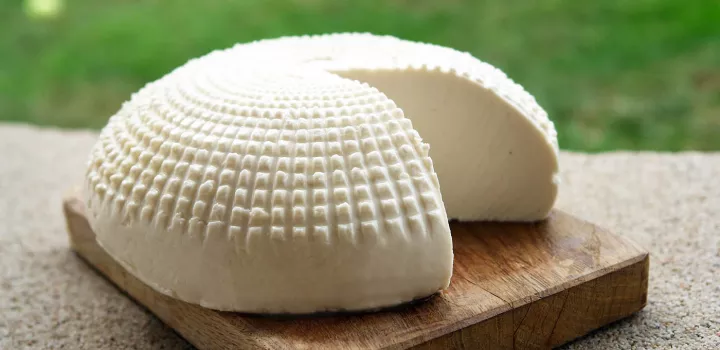
#> input picture Cheese_pics/Cheese09.png, 720 x 350 px, found by its file name
$ python ImageTrasformations.py
#> lines starting #> are read from the running program, lines starting #| are printed output that depends on the picture
from PIL import Image
from PIL import ImageShow
from os import mkdir, getcwd


img_file = "Cheese09.png"

def get_rotations(img, file_name, file_count):
    img_1 = img.rotate(90, expand=True)
    img_1.save(f"{getcwd()}\{file_name}\{file_name}_{file_count}.png")
    img_2 = img.rotate(180, expand=True)
    img_2.save(f"{getcwd()}\{file_name}\{file_name}_{file_count + 1}.png")
    img_3 = img.rotate(270, expand=True)
    img_3.save(f"{getcwd()}\{file_name}\{file_name}_{file_count + 2}.png")

def transform_image(img_file):
#> called with img_file = 'Cheese09.png'
    with Image.open(img_file) as img:
#> img is the input picture: PIL image 720x350 RGB; mean R, G, B 147.9, 148.3, 116.5
        file_count = 1
        file_name = img_file.split('.')[0]

        try:
            mkdir(f"{getcwd()}\{file_name}")
        except:
            pass
        img.save(f"{getcwd()}\{file_name}\{img_file}")
        get_rotations(img, file_name, file_count)
#> in get_rotations, `img_1 = img.rotate(90, expand=True)`:
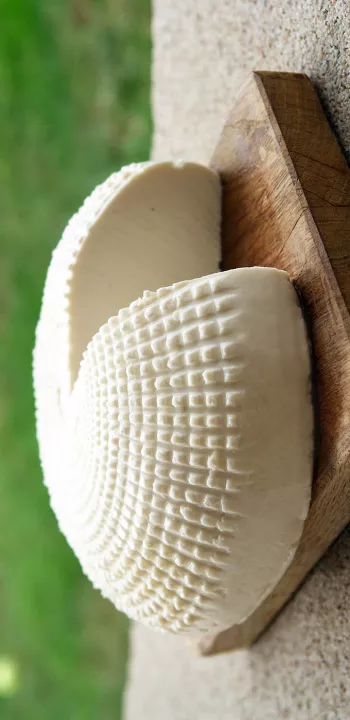
#> img_1: PIL image 350x720 RGB; mean R, G, B 147.9, 148.3, 116.5
#> in get_rotations, `img_2 = img.rotate(180, expand=True)`:
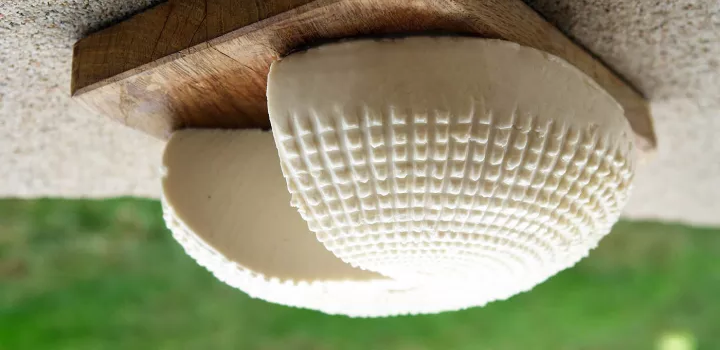
#> img_2: PIL image 720x350 RGB; mean R, G, B 147.9, 148.3, 116.5
#> in get_rotations, `img_3 = img.rotate(270, expand=True)`:
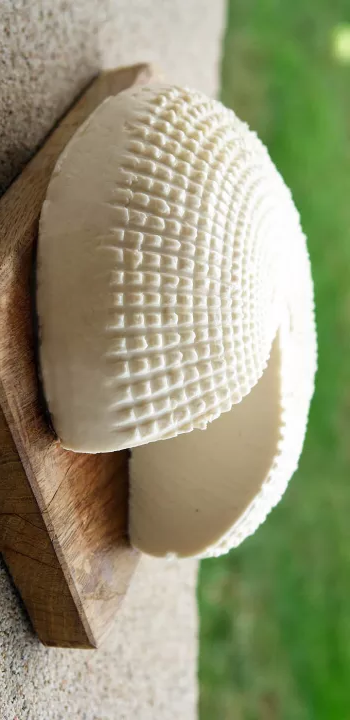
#> img_3: PIL image 350x720 RGB; mean R, G, B 147.9, 148.3, 116.5
        file_count += 3

        flipped_lr_img = img.transpose(0)
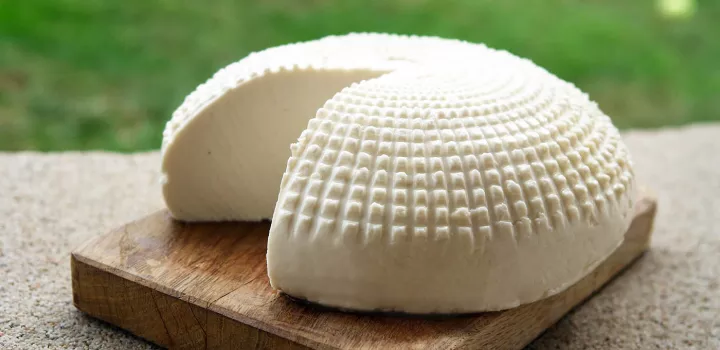
#> flipped_lr_img: PIL image 720x350 RGB; mean R, G, B 147.9, 148.3, 116.5
        flipped_lr_img.save(f"{getcwd()}\{file_name}\{file_name}_{file_count}.png")
        file_count += 1

        get_rotations(flipped_lr_img, file_name, file_count)
#> call 2 of get_rotations, with file_name = 'Cheese09', file_count = 5
#> in get_rotations (call 2), `img_1 = img.rotate(90, expand=True)`:
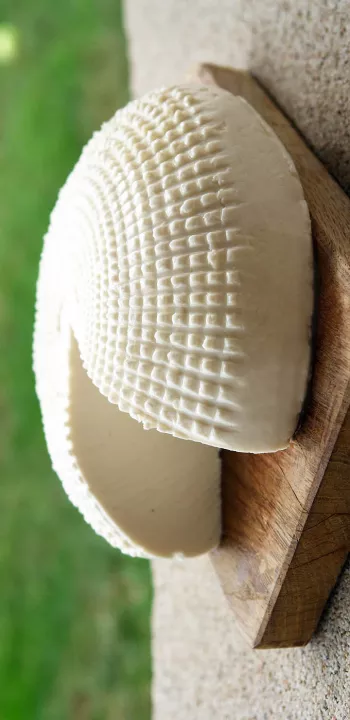
#> img_1: PIL image 350x720 RGB; mean R, G, B 147.9, 148.3, 116.5
#> in get_rotations (call 2), `img_2 = img.rotate(180, expand=True)`:
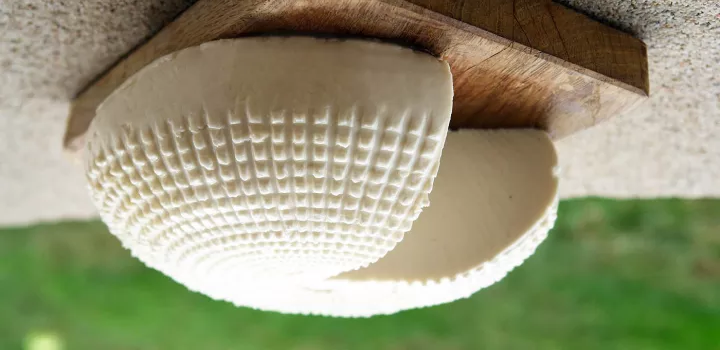
#> img_2: PIL image 720x350 RGB; mean R, G, B 147.9, 148.3, 116.5
#> in get_rotations (call 2), `img_3 = img.rotate(270, expand=True)`:
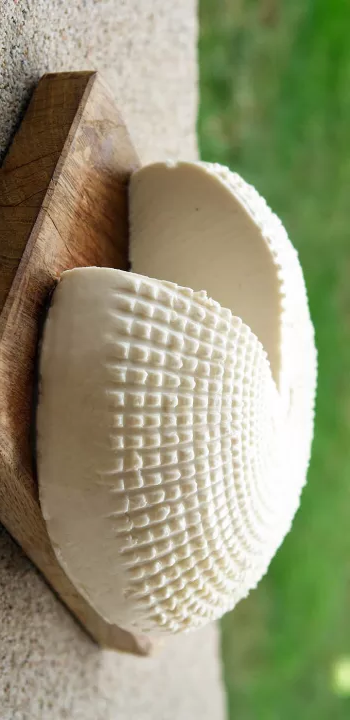
#> img_3: PIL image 350x720 RGB; mean R, G, B 147.9, 148.3, 116.5
        file_count +=3


transform_image(img_file)

$ run again, with Cheese_pics/Cheese01.png copied over Cheese_pics/Cheese09.png
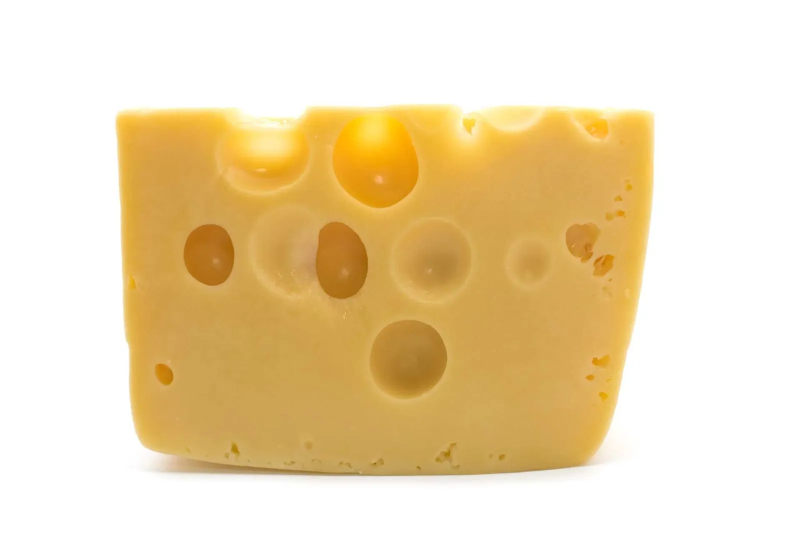
#> input picture Cheese_pics/Cheese01.png, 1600 x 1067 px, found by its file name (shown at 1/2 size)
#> in transform_image, img is the input picture: PIL image 1600x1067 RGB; mean R, G, B 237.8, 217.3, 178
#> in get_rotations (call 2), `img_1 = img.rotate(90, expand=True)`:
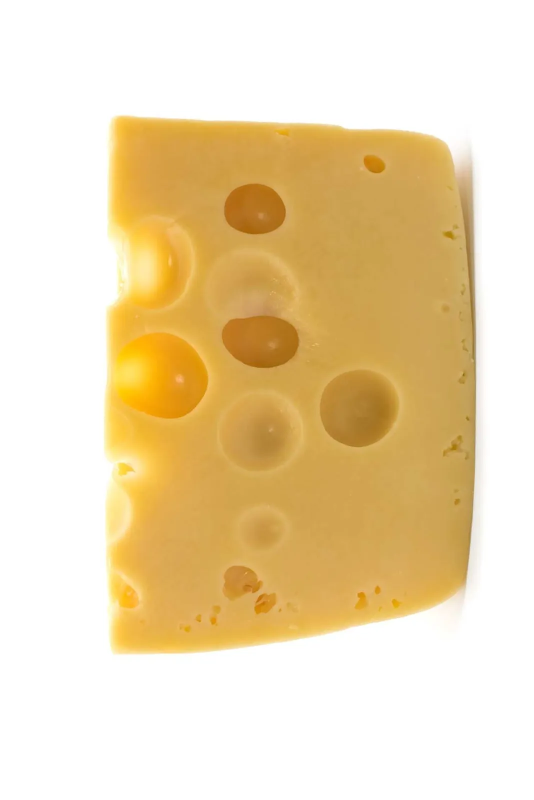
#> img_1: PIL image 1067x1600 RGB (shown at 1/2 size); mean R, G, B 237.8, 217.3, 178
#> in get_rotations (call 2), `img_3 = img.rotate(270, expand=True)`:
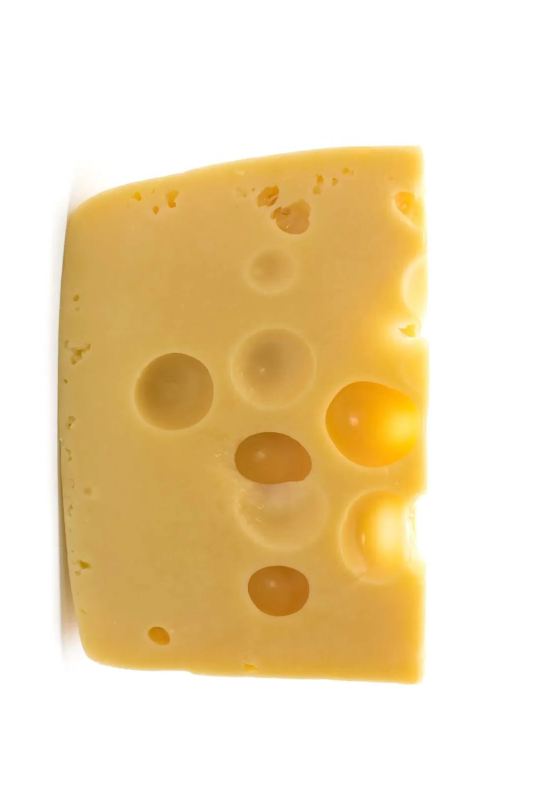
#> img_3: PIL image 1067x1600 RGB (shown at 1/2 size); mean R, G, B 237.8, 217.3, 178

$ run again, with Cheese_pics/Cheese02.png copied over Cheese_pics/Cheese09.png
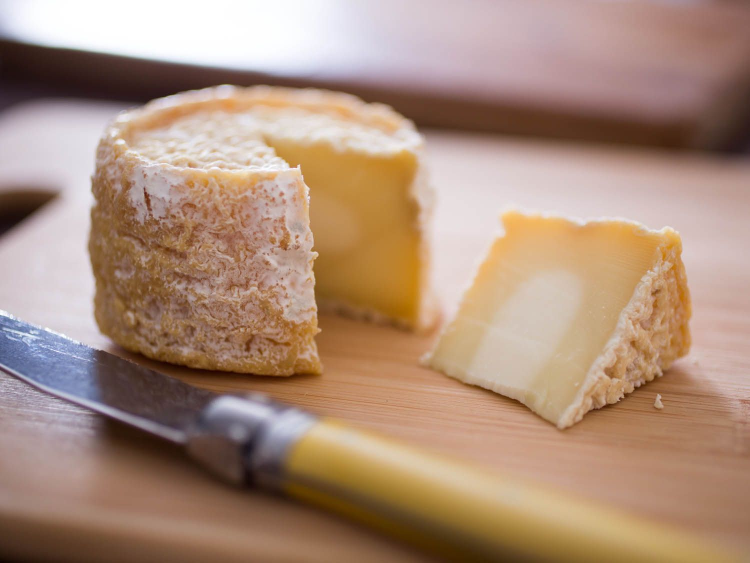
#> input picture Cheese_pics/Cheese02.png, 1500 x 1125 px, found by its file name (shown at 1/2 size)
#> in transform_image, img is the input picture: PIL image 1500x1125 RGB; mean R, G, B 171.8, 142.5, 123.2
#> in get_rotations (call 2), `img_2 = img.rotate(180, expand=True)`:
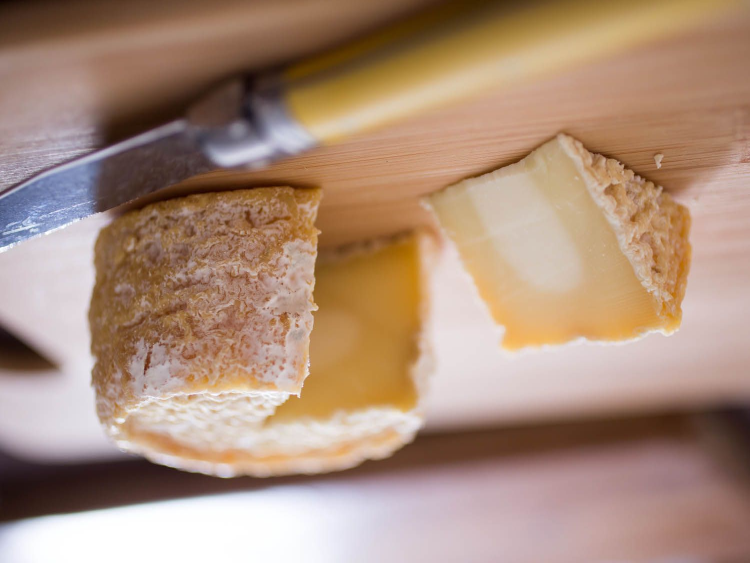
#> img_2: PIL image 1500x1125 RGB (shown at 1/2 size); mean R, G, B 171.8, 142.5, 123.2
#> in get_rotations (call 2), `img_3 = img.rotate(270, expand=True)`:
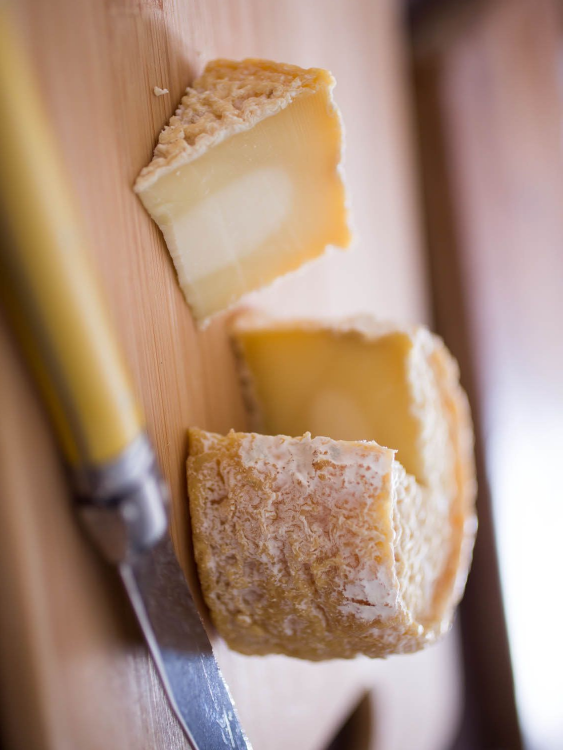
#> img_3: PIL image 1125x1500 RGB (shown at 1/2 size); mean R, G, B 171.8, 142.5, 123.2

$ run again, with Cheese_pics/Cheese03.png copied over Cheese_pics/Cheese09.png
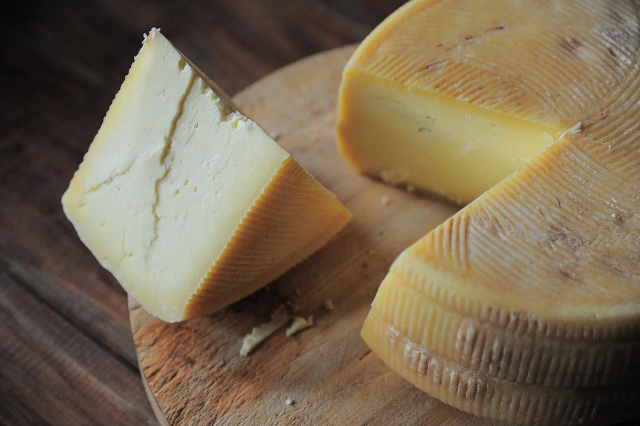
#> input picture Cheese_pics/Cheese03.png, 1280 x 852 px, found by its file name (shown at 1/2 size)
#> in transform_image, img is the input picture: PIL image 1280x852 RGB; mean R, G, B 121.3, 105.3, 81.7
#> in get_rotations (call 2), `img_3 = img.rotate(270, expand=True)`:
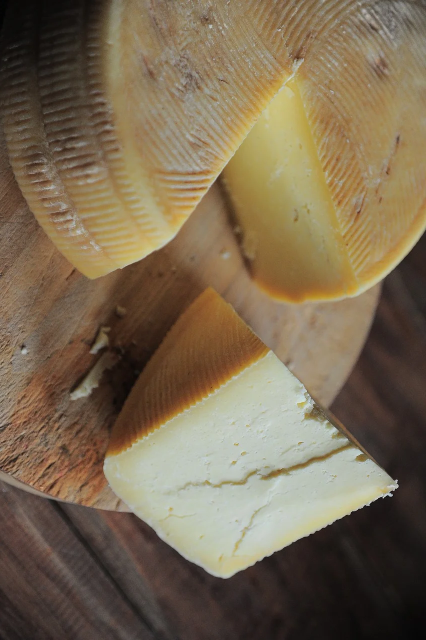
#> img_3: PIL image 852x1280 RGB (shown at 1/2 size); mean R, G, B 121.3, 105.3, 81.7
